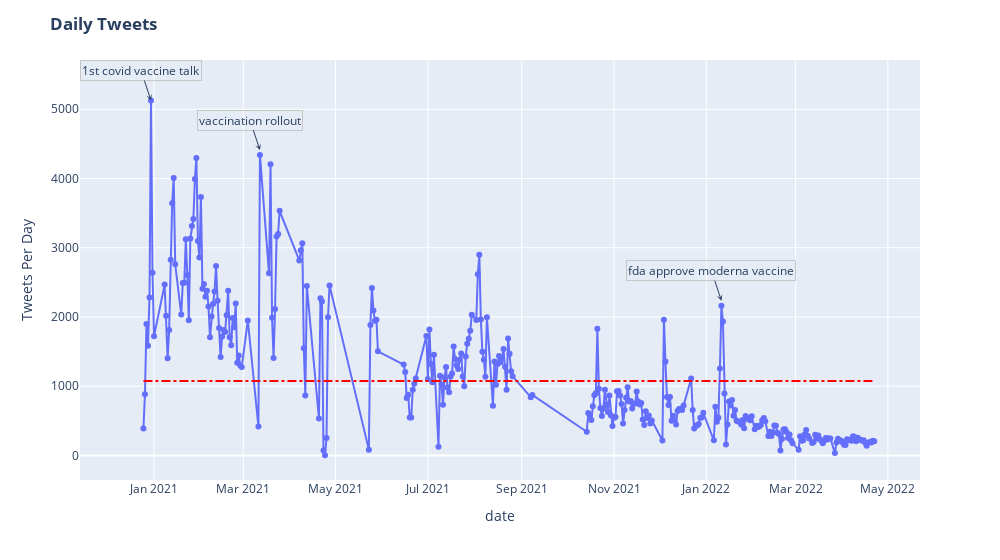

The code cell stored with this chart in its notebook:
### Code cell
ft_data['date'] = pd.to_datetime(data['date']).dt.date
ft_data['year'] = pd.DatetimeIndex(ft_data['date']).year
b_date_count = ft_data.groupby(by='date').count().reset_index()
b_date_count = b_date_count.rename(columns={'user_name':'Tweets Per Day'})
fig = ex.line(b_date_count,x='date',y='Tweets Per Day')

fig.add_shape(type="line",
    x0=b_date_count['date'].values[0], y0=b_date_count['neg'].mean(), x1=b_date_count['date'].values[-1], y1=b_date_count['neg'].mean(),
    line=dict(
        color="Red",
        width=2,
        dash="dashdot",
    ),
        name='Mean',
)

fig.update_traces(mode="markers+lines")
fig.update_layout(hovermode="x unified")


#annotations
b_date_count.date = pd.to_datetime(b_date_count.date)
b_date_count_dt = b_date_count.set_index('date')

fig.add_annotation(x=datetime.datetime(2020,12,30), y=b_date_count_dt.loc[pd.Timestamp('2020-12-30'),'year'],
            text=r"1st covid vaccine talk",
            showarrow=True,
            arrowhead= 3,
            bordercolor="#c7c7c7")

fig.add_annotation(x=datetime.datetime(2021,3,12), y=b_date_count_dt.loc[pd.Timestamp('2021-03-12'),'year'],
            text=r"vaccination rollout",
            showarrow=True,
            arrowhead=3,
            yshift=5,bordercolor="#c7c7c7")

fig.add_annotation(x=datetime.datetime(2022,1,11), y=b_date_count_dt.loc[pd.Timestamp('2022-01-11'),'year'],
            text=r"fda approve moderna vaccine",
            showarrow=True,
            arrowhead=3,
            yshift=5,ay=-30,bordercolor="#c7c7c7")

fig.update_layout(title='<b>Daily Tweets<b>',width=1000)
fig.show()

### Figure 1 — Plotly figure (JSON) as saved in the notebook; plotly's stock layout.template omitted (floating-point values rounded to 4 significant figures; data arrays with more than 128 entries replaced by an {"elided": "..."} marker saying what was removed)
{"data": [{"hovertemplate": "date=%{x}<br>Tweets Per Day=%{y}<extra></extra>", "legendgroup": "", "line": {"color": "#636efa", "dash": "solid"}, "marker": {"symbol": "circle"}, "mode": "markers+lines", "name": "", "orientation": "v", "showlegend": false, "type": "scatter", "x": {"elided": "317 str values"}, "xaxis": "x", "y": {"elided": "317 int values"}, "yaxis": "y"}], "layout": {"annotations": [{"arrowhead": 3, "bordercolor": "#c7c7c7", "showarrow": true, "text": "1st covid vaccine talk", "x": "2020-12-30T00:00:00", "y": 5127}, {"arrowhead": 3, "bordercolor": "#c7c7c7", "showarrow": true, "text": "vaccination rollout", "x": "2021-03-12T00:00:00", "y": 4339, "yshift": 5}, {"arrowhead": 3, "ay": -30, "bordercolor": "#c7c7c7", "showarrow": true, "text": "fda approve moderna vaccine", "x": "2022-01-11T00:00:00", "y": 2162, "yshift": 5}], "hovermode": "x unified", "legend": {"tracegroupgap": 0}, "margin": {"t": 60}, "shapes": [{"line": {"color": "Red", "dash": "dashdot", "width": 2}, "name": "Mean", "type": "line", "x0": "2020-12-25", "x1": "2022-04-22", "y0": 1073.0, "y1": 1073.0}], "title": {"text": "<b>Daily Tweets<b>"}, "width": 1000, "xaxis": {"anchor": "y", "domain": [0, 1], "title": {"text": "date"}}, "yaxis": {"anchor": "x", "domain": [0, 1], "title": {"text": "Tweets Per Day"}}}}
